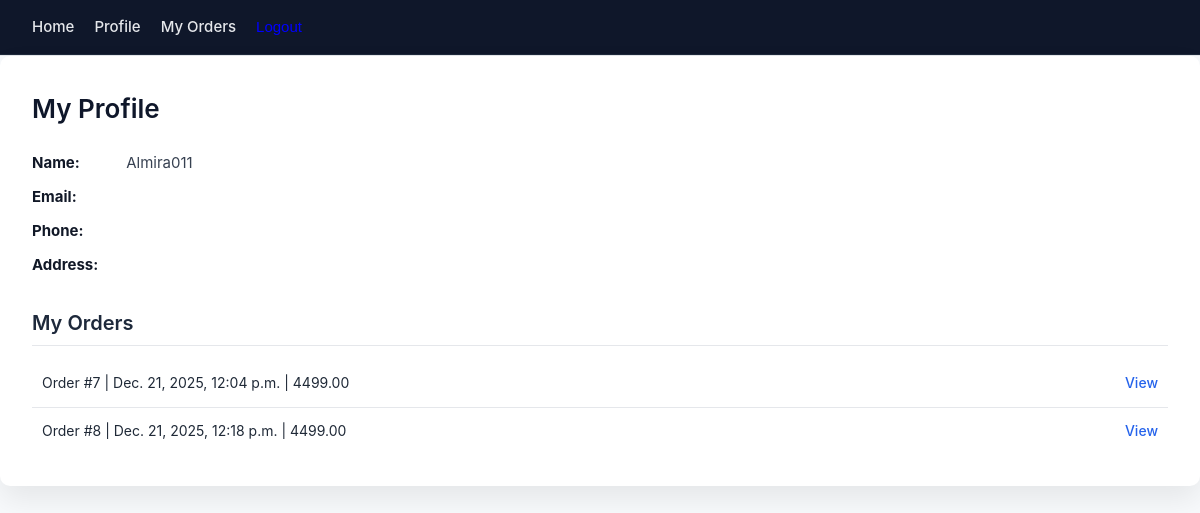
Screenshot of /profile/ (signed in) with the database file from the repository.
### Shop/models.py (models this page shows, shortened)
class Customer(models.Model):
    user = models.OneToOneField(
        User,
        on_delete=models.CASCADE,
        related_name="customer_profile"
    )
    name = models.CharField(max_length=255)
    phone_number = models.CharField(max_length=20)
    email = models.EmailField(unique=True)
    address = models.TextField()

class Order(models.Model):
    customer = models.ForeignKey(
        Customer,
        on_delete=models.CASCADE,
        related_name="orders"
    )
    order_date = models.DateTimeField(auto_now_add=True)
    total_amount = models.DecimalField(max_digits=10, decimal_places=2)

### Shop/views.py (the view)
# urls.py: path('profile/', views.customer_profile, name='customer_profile'),
@login_required
def customer_profile(request):
    customer, created = Customer.objects.get_or_create(
        user=request.user,
        defaults={
            'name': request.user.username,
            'email': request.user.email or '',
            'phone_number': '',
            'address': '',
        }
    )
    orders = customer.orders.all()
    return render(request, 'customers/profile.html', {
        'customer': customer,
        'orders': orders
    })

### Shop/templates/customers/profile.html (shortened to what this page needs)
{% extends 'base.html' %}
{% load static %}
{% block css %}
<link rel="stylesheet" href="{% static 'css/profile.css' %}">
{% endblock %}
{% block content %}
<div class="profile-box">
<h2>My Profile</h2>
<p><strong>Name:</strong> {{ customer.name }}</p>
<p><strong>Email:</strong> {{ customer.email }}</p>
<p><strong>Phone:</strong> {{ customer.phone_number }}</p>
<p><strong>Address:</strong> {{ customer.address }}</p>
<h3>My Orders</h3>
<ul>
    {% for order in orders %}
        <li>
            Order #{{ order.id }} |
            {{ order.order_date }} |
            {{ order.total_amount }}
            <a href="{% url 'order_detail' order.id %}">View</a>
        </li>
    {% empty %}
        <p>No orders yet.</p>
    {% endfor %}
</ul>
</div>
{% endblock %}

### Shop/static/css/base.css (style rules this page uses)
* { margin: 0; padding: 0; box-sizing: border-box; }
body { font-family: "Inter", "Segoe UI", Arial, sans-serif; background-color: #f8fafc; color: #1f2937; line-height: 1.6; }
h1, h2, h3 { color: #020617; font-weight: 600; margin-bottom: 14px; }
h2 { font-size: 26px; }
h3 { font-size: 20px; margin-top: 24px; }
a { color: #2563eb; }
ul { list-style: none; }
li { padding: 8px 0; border-bottom: 1px solid #e5e7eb; }

### Shop/static/css/profile.css (style rules this page uses)
.profile-box { background: #ffffff; border-radius: 10px; padding: 32px; box-shadow: 0 14px 30px rgba(0, 0, 0, 0.08); }
.profile-box h2 { font-size: 26px; font-weight: 600; margin-bottom: 22px; color: #0f172a; }
.profile-box h3 { font-size: 20px; font-weight: 600; margin-top: 30px; margin-bottom: 14px; color: #1e293b; border-bottom: 1px solid #e5e7eb; padding-bottom: 6px; }
.profile-box p { font-size: 15px; margin-bottom: 10px; color: #374151; }
.profile-box p strong { color: #111827; min-width: 90px; display: inline-block; }
.profile-box ul { list-style: none; margin-top: 10px; }
.profile-box li { padding: 12px 10px; border-bottom: 1px solid #e5e7eb; font-size: 14px; display: flex; justify-content: space-between; align-items: center; }
.profile-box li:last-child { border-bottom: none; }
.profile-box a { font-size: 14px; font-weight: 500; color: #2563eb; text-decoration: none; }

### rows the page displays
Customer: name "Almira011"
Order: id "7", order_date "Dec. 21, 2025, 12:04 p.m.", total_amount "4499.00"
Order: id "8", order_date "Dec. 21, 2025, 12:18 p.m.", total_amount "4499.00"
